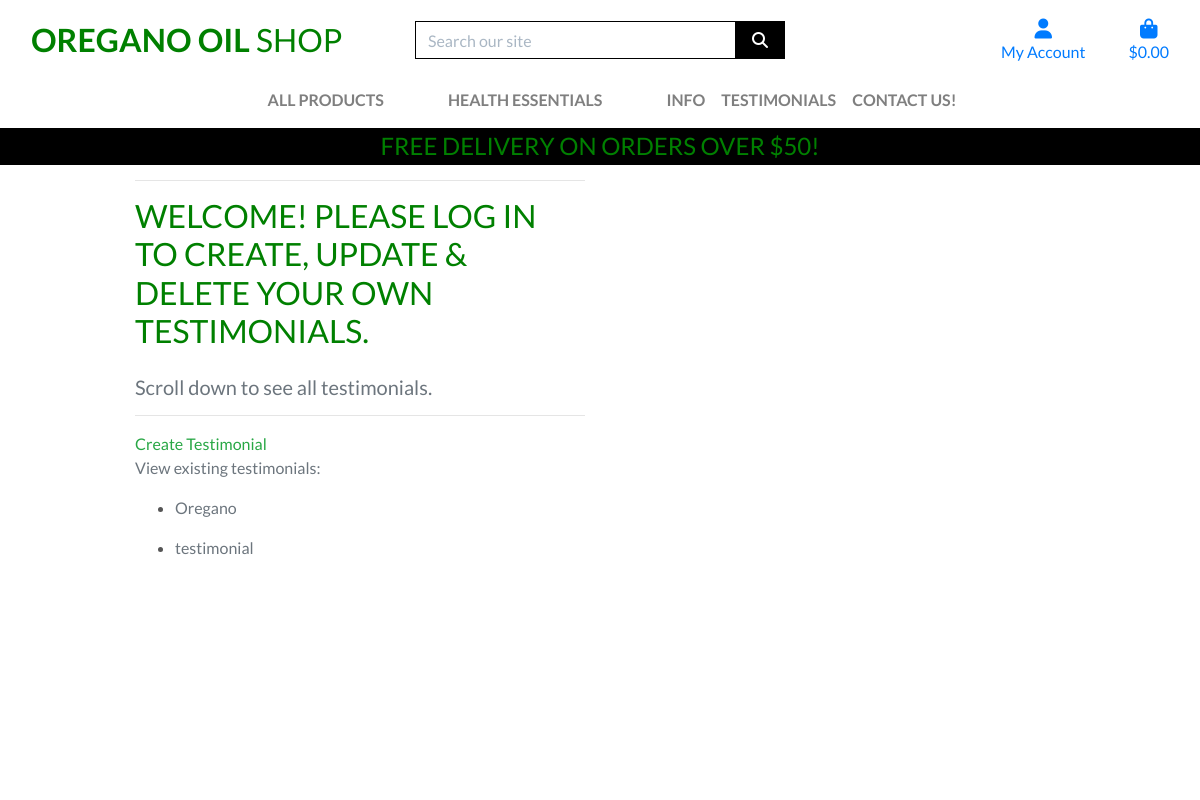
Before: /testimonials/testimonial_list/ with the older database file.
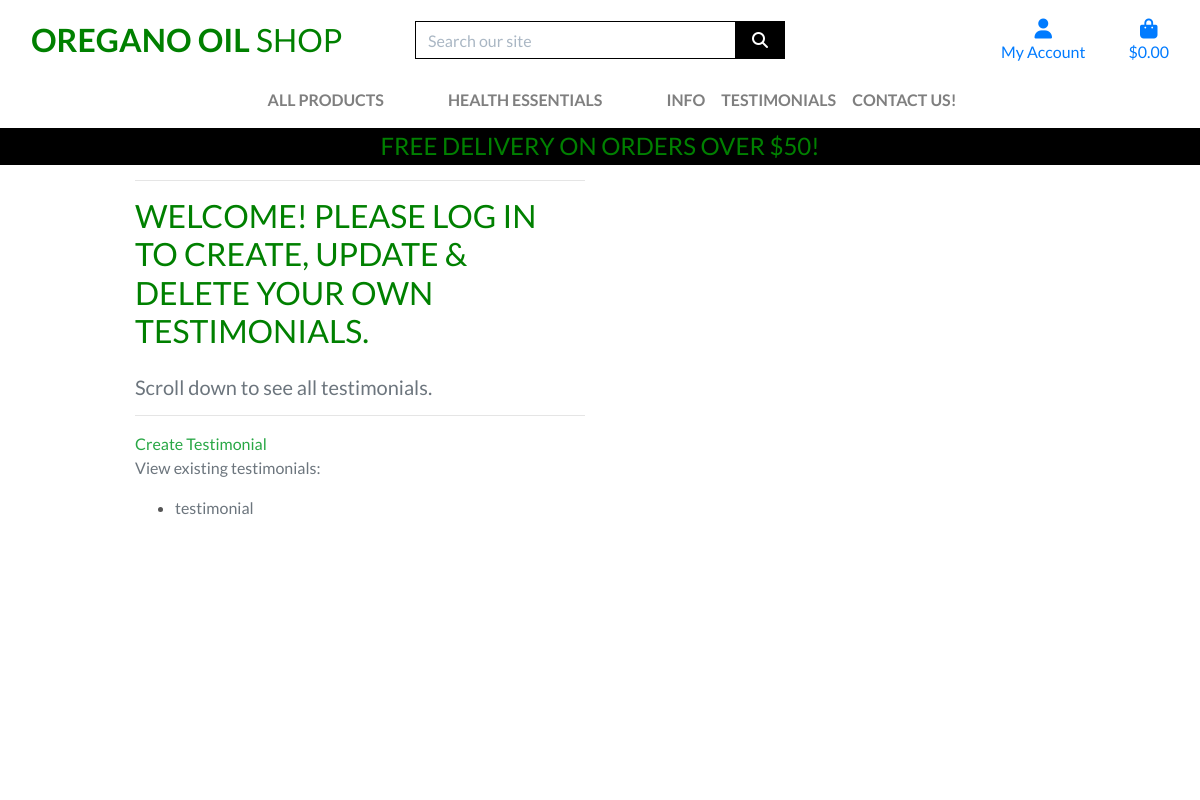
After: the same page with the newer database file.
### testimonials/models.py (models this page shows, shortened)
class Testimonials(models.Model):
    title = models.CharField(max_length=255, default="testimonial")
    description = models.TextField(blank=True, null=True)
    price = models.IntegerField()

### testimonials/views.py (the view)
# urls.py: path('testimonial_list/', views.testimonial_list, name='testimonial_list'),
def testimonial_list(request):
    testimonials = Testimonials.objects.all()
    return render(request, 'testimonials/testimonials_list.html', {'testimonials': testimonials})

### bag/contexts.py (called while the page is built, shortened)
def bag_contents(request):
    bag_items = []
    total = 0
    product_count = 0
    bag = request.session.get('bag', {})
    if total < settings.FREE_DELIVERY_THRESHOLD:
        delivery = total * Decimal(settings.STANDARD_DELIVERY_PERCENTAGE / 100)
        free_delivery_delta = settings.FREE_DELIVERY_THRESHOLD - total
    else:
        delivery = 0
        free_delivery_delta = 0
    grand_total = delivery + total
    context = {
        'bag_items': bag_items,
        'total': total,
        'product_count': product_count,
        'delivery': delivery,
        'free_delivery_delta': free_delivery_delta,
        'free_delivery_threshold': settings.FREE_DELIVERY_THRESHOLD,
        'grand_total': grand_total,
    }
    return context

### testimonials/templates/testimonials/testimonials_list.html (shortened to what this page needs)
{% extends "base.html" %}
{% load static %}
{% block page_header %}
    <div class="container header-container">
    </div>
{% endblock %}
{% block content %}
<div class="overlay"></div>
<div class="container">
    <div class="row">
        <div class="col-12 col-md-6">
            <hr>
            <h2 class="logo-font mb-4">Welcome! Please Log in to create, update & delete your own Testimonials.</h2>
            <h5 class="text-muted">Scroll down to see all testimonials.</h5>
            <hr>
        </div>
    </div>
<a class = 'editbuttons' href="{% url 'create_testimonial' %}">Create Testimonial</a><p class = "text-muted" >View existing testimonials:</p>
    {% for testimonial in testimonials %}
        <ul><li class ='reservation'>
            <a class = 'text-muted' href="{% url 'testimonial_detail' testimonial.id %}">{{ testimonial.title }}</a>
        </li></ul>
    {% empty %}
        <ul><li class ="buttonfunny">No testimonials found.</li></ul>
    {% endfor %}
{% endblock %}

Changed rows visible on the page:
removed Testimonials: title "Oregano"
